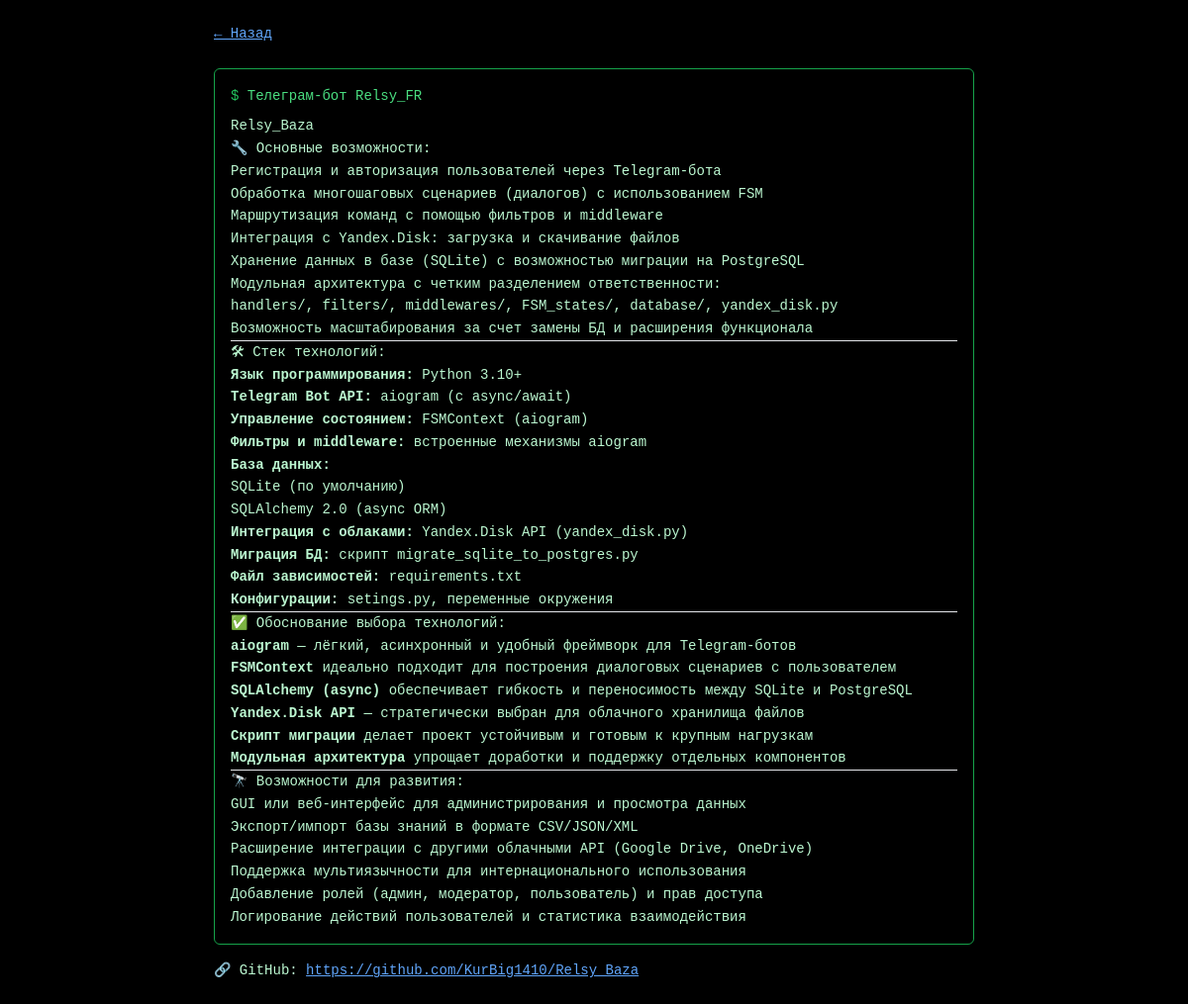
The app's page /project/3/ with its own data.
### portfolio/models.py (models this page shows, shortened)
class Project(models.Model):
    title = models.CharField(max_length=100)
    description = models.TextField()
    technologies = models.CharField(max_length=255)  # через запятую, или можно выделить в отдельную модель
    github_link = models.URLField(blank=True, null=True)
    live_link = models.URLField(blank=True, null=True)
    image = models.ImageField(upload_to='projects/', blank=True, null=True)

### portfolio/views.py (the view)
# urls.py: path('project/<int:pk>/', project_detail, name='project_detail'),
def project_detail(request, pk):
    project = get_object_or_404(Project, pk=pk)
    rendered_description = mark_safe(markdown.markdown(project.description))
    return render(request, 'myresume/project_detail.html', {
        'project': project,
        'description_html': rendered_description
    })

### portfolio/templates/myresume/project_detail.html
{% extends "myresume/base.html" %}
{% block content %}
<div class="max-w-3xl mx-auto text-green-200">
  <a href="/" class="text-blue-400 underline text-sm">&larr; Назад</a>
  <div class="mt-6 bg-black border border-green-600 rounded-md p-4 text-sm leading-relaxed font-mono">
    <div class="mb-2 text-green-400">
      <span class="text-green-500">$</span> {{ project.title }}
    </div>
    <div class="prose prose-invert prose-sm max-w-none">
      {{ description_html|safe }}
    </div>
  </div>
  {% if project.github_link %}
    <p class="mt-4 text-sm">
      🔗 GitHub: <a href="{{ project.github_link }}" class="text-blue-400 underline" target="_blank" rel="noreferrer">{{ project.github_link }}</a>
    </p>
  {% endif %}
</div>
{% endblock %}

### portfolio/templates/myresume/base.html (style rules this page uses)
body { font-family: monospace; }

### records on screen
Project: title "Телеграм-бот Relsy_FR", github_link "https://github.com/KurBig1410/Relsy_Baza"
